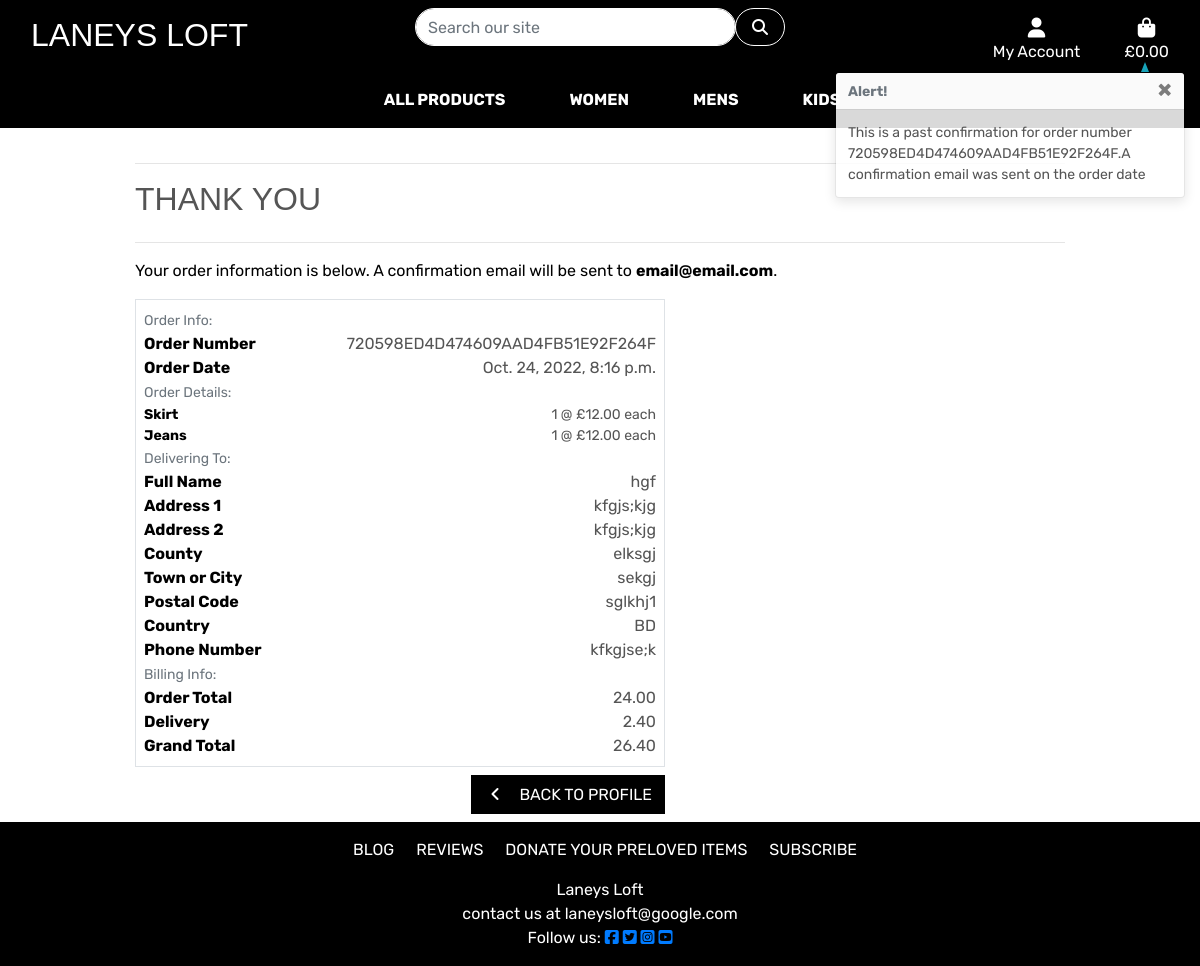
The app's page /profiles/order_history/720598ED4D474609AAD4FB51E92F264F with its own data.
### checkout/models.py (models this page shows, shortened)
class Order(models.Model):
    order_number = models.CharField(max_length=32, null=False, editable=False)
    user_profile = models.ForeignKey(UserProfile, on_delete=models.SET_NULL,
                                     null=True, blank=True,
                                     related_name='orders')
    full_name = models.CharField(max_length=50, null=False, blank=False)
    email = models.EmailField(max_length=254, null=False, blank=False)
    phone_number = models.CharField(max_length=20, null=False, blank=False)
    country = CountryField(blank_label='Country *', null=False, blank=False)
    postcode = models.CharField(max_length=20, null=True, blank=True)
    town_or_city = models.CharField(max_length=40, null=False, blank=False)
    street_address1 = models.CharField(max_length=80, null=False, blank=False)
    street_address2 = models.CharField(max_length=80, null=True, blank=True)
    county = models.CharField(max_length=80, null=True, blank=True)
    date = models.DateTimeField(auto_now_add=True)
    delivery_cost = models.DecimalField(
        max_digits=6, decimal_places=2, null=False, default=0)
    order_total = models.DecimalField(
        max_digits=10, decimal_places=2, null=False, default=0)
    grand_total = models.DecimalField(
        max_digits=10, decimal_places=2, null=False, default=0)

class OrderLineItem(models.Model):
    order = models.ForeignKey(
        Order,
        null=False,
        blank=False,
        on_delete=models.CASCADE,
        related_name='lineitems'
    )
    item = models.ForeignKey(
        Item, null=False, blank=False, on_delete=models.CASCADE)
    quantity = models.IntegerField(null=False, blank=False, default=1)
    lineitem_total = models.DecimalField(
        max_digits=6,
        decimal_places=2,
        null=False,
        blank=False,
        editable=False
    )

### items/models.py (models this page shows, shortened)
class Item(models.Model):
    category = models.ForeignKey(
        'Category', null=True, blank=True, on_delete=models.SET_NULL)
    sku = models.UUIDField(
        primary_key=True, default=uuid.uuid4, editable=False, max_length=2254)
    name = models.CharField(max_length=254)
    clothes_type = models.ForeignKey(
        'ClothesType', null=True, blank=True, on_delete=models.SET_NULL)
    men_women_children = models.CharField(
        max_length=200, choices=MEN_WOMEN_CHILDREN, default='na')
    size = models.ForeignKey(
        'Size', null=True, blank=True, on_delete=models.SET_NULL)
    kids_age = models.ForeignKey(
        'KidsAge', null=True, blank=True, on_delete=models.SET_NULL)
    colour = models.ForeignKey(
        'Colour', null=True, blank=True, on_delete=models.SET_NULL)
    brand_or_author = models.ForeignKey(
        'BrandOrAuthor', null=True, blank=True, on_delete=models.SET_NULL)
    description = models.TextField()
    price = models.DecimalField(max_digits=6, decimal_places=2)
    quality = models.CharField(max_length=254)
    image_url = models.URLField(max_length=1024, null=True, blank=True)
    image = models.ImageField(null=True, blank=True)
    quantity = models.IntegerField(null=True, blank=True)

### profiles/views.py (the view)
def order_history(request, order_number):
    order = get_object_or_404(Order, order_number=order_number)
    messages.info(request, (
        f'This is a past confirmation for order number {order_number}.'
        'A confirmation  email was sent on the order date'
    ))
    template = 'checkout/checkout_success.html'
    context = {
        'order': order,
        'from_profile': True,
    }
    return render(request, template, context)

### bag/contexts.py (called while the page is built, shortened)
def bag_contents(request):
    bag_items = []
    total = 0
    item_count = 0
    bag = request.session.get('bag', {})
    if total < settings.FREE_DELIVERY_THRESHOLD:
        delivery = total * Decimal(settings.STANDARD_DELIVERY_PERCENTAGE / 100)
        free_delivery_delta = settings.FREE_DELIVERY_THRESHOLD - total
    else:
        delivery = 0
        free_delivery_delta = 0
    grand_total = delivery + total
    context = {
        'bag_items': bag_items,
        'total': total,
        'item_count': item_count,
        'delivery': delivery,
        'free_delivery_delta': free_delivery_delta,
        'free_delivery_threshold': settings.FREE_DELIVERY_THRESHOLD,
        'grand_total': grand_total,
    }
    return context

### checkout/templates/checkout/checkout_success.html (shortened to what this page needs)
{% extends "base.html" %}
{% load static %}
{% block extra_css %}
    <link rel="stylesheet" href="{% static 'checkout/css/checkout.css' %}">
{% endblock %}
{% block page_header %}
    <div class="container header-container">
    </div>
{% endblock %}
{% block content %}
    <div class="overlay"></div>
    <div class="container">
        <div class="row">
            <div class="col">
                <hr>
                <h2 class="logo-font mb-4">Thank You</h2>
                <hr>
                <p class="text-black">Your order information is below. A confirmation email will be sent to <strong>{{ order.email }}</strong>.</p>
            </div>
        </div>
        <div class="row">
            <div class="col-12 col-lg-7">
                <div class="order-confirmation-wrapper p-2 border">
                    <div class="row">
                        <div class="col">
                            <small class="text-muted">Order Info:</small>
                        </div>
                    </div>
                    <div class="row">
                        <div class="col-12 col-md-4">
                            <p class="mb-0 text-black font-weight-bold">Order Number</p>
                        </div>
                        <div class="col-12 col-md-8 text-md-right">
                            <p class="mb-0">{{ order.order_number }}</p>
                        </div>
                    </div>
                    <div class="row">
                        <div class="col-12 col-md-4">
                            <p class="mb-0 text-black font-weight-bold">Order Date</p>
                        </div>
                        <div class="col-12 col-md-8 text-md-right">
                            <p class="mb-0">{{ order.date }}</p>
                        </div>
                    </div>
                    <div class="row">
                        <div class="col">
                            <small class="text-muted">Order Details:</small>
                        </div>
                    </div>
                    {% for item in order.lineitems.all %}
                    <div class="row">
                        <div class="col-12 col-md-4">
                            <p class="small mb-0 text-black font-weight-bold">
                                {{ item.item.name }}
                            </p>
                        </div>
                        <div class="col-12 col-md-8 text-md-right">
                            <p class="small mb-0">{{ item.quantity }} @ £{{ item.item.price }} each</p>
                        </div>
                    </div>
                    {% endfor %}
                    <div class="row">
                        <div class="col">
                            <small class="text-muted">Delivering To:</small>
                        </div>
                    </div>
                    <div class="row">
                        <div class="col-12 col-md-4">
                            <p class="mb-0 text-black font-weight-bold">Full Name</p>
                        </div>
                        <div class="col-12 col-md-8 text-md-right">
                            <p class="mb-0">{{ order.full_name }}</p>
                        </div>
                    </div>
                    <div class="row">
                        <div class="col-12 col-md-4">
                            <p class="mb-0 text-black font-weight-bold">Address 1</p>
                        </div>
                        <div class="col-12 col-md-8 text-md-right">
                            <p class="mb-0">{{ order.street_address1 }}</p>
                        </div>
                    </div>
                    {% if order.street_address2 %}
                    <div class="row">
                        <div class="col-12 col-md-4">
                            <p class="mb-0 text-black font-weight-bold">Address 2</p>
                        </div>
                        <div class="col-12 col-md-8 text-md-right">
                            <p class="mb-0">{{ order.street_address1 }}</p>
                        </div>
                    </div>
                    {% endif %}
                    {% if order.county %}
                    <div class="row">
                        <div class="col-12 col-md-4">
                            <p class="mb-0 text-black font-weight-bold">County</p>
                        </div>
                        <div class="col-12 col-md-8 text-md-right">
                            <p class="mb-0">{{ order.county }}</p>
                        </div>
                    </div>
                    {% endif %}
                    <div class="row">
                        <div class="col-12 col-md-4">
                            <p class="mb-0 text-black font-weight-bold">Town or City</p>
                        </div>
                        <div class="col-12 col-md-8 text-md-right">
                            <p class="mb-0">{{ order.town_or_city }}</p>
                        </div>
                    </div>
                    {% if order.postcode %}
                    <div class="row">
                        <div class="col-12 col-md-4">
                            <p class="mb-0 text-black font-weight-bold">Postal Code</p>
                        </div>
                        <div class="col-12 col-md-8 text-md-right">
                            <p class="mb-0">{{ order.postcode }}</p>
                        </div>
                    </div>
                    {% endif %}
                    <div class="row">
                        <div class="col-12 col-md-4">
                            <p class="mb-0 text-black font-weight-bold">Country</p>
                        </div>
                        <div class="col-12 col-md-8 text-md-right">
                            <p class="mb-0">{{ order.country }}</p>
                        </div>
                    </div>
                    <div class="row">
                        <div class="col-12 col-md-4">
                            <p class="mb-0 text-black font-weight-bold">Phone Number</p>
                        </div>
                        <div class="col-12 col-md-8 text-md-right">
                            <p class="mb-0">{{ order.phone_number }}</p>
                        </div>
                    </div>
                    <div class="row">
                        <div class="col">
                            <small class="text-muted">Billing Info:</small>
                        </div>
                    </div>
                    <div class="row">
                        <div class="col-12 col-md-4">
                            <p class="mb-0 text-black font-weight-bold">Order Total</p>
                        </div>
                        <div class="col-12 col-md-8 text-md-right">
                            <p class="mb-0">{{ order.order_total }}</p>
                        </div>
                    </div>
                    <div class="row">
                        <div class="col-12 col-md-4">
                            <p class="mb-0 text-black font-weight-bold">Delivery</p>
                        </div>
                        <div class="col-12 col-md-8 text-md-right">
                            <p class="mb-0">{{ order.delivery_cost }}</p>
                        </div>
                    </div>
                    <div class="row">
                        <div class="col-12 col-md-4">
                            <p class="mb-0 text-black font-weight-bold">Grand Total</p>
                        </div>
                        <div class="col-12 col-md-8 text-md-right">
                            <p class="mb-0">{{ order.grand_total }}</p>
                        </div>
                    </div>
                </div>
            </div>
        </div>
        <div class="row">
			<div class="col-12 col-lg-7 text-right">
                {% if from_profile  %}
                <a href="{% url 'profile' %}" class="btn btn-black rounded-0 my-2">
					<span class="icon mr-2">
						<i class="fas fa-angle-left"></i>
					</span>
					<span class="text-uppercase">Back to Profile</span>
				</a>
                {% endif %}
			</div>
		</div>
    </div>
{% endblock %}

### static/css/base.css (style rules this page uses)
html { height: 100%; }
body { background: url('/media/homepage_background_cropped.jpg') no-repeat center center fixed; background-size: cover; height: calc(100vh - 164px); color: #555; font-family: 'Rubik'; background-color: lightgrey; }
.header-container { padding-top: 145px; }
.icon { align-items: center; display: inline-flex; justify-content: center; height: 1.5rem; width: 1.5rem; }
.logo-font { text-transform: uppercase; font-family: 'Alfa Slab One', sans-serif; }
.btn-black { background: black; color: white; border-radius: 15px; margin-bottom: 15px; }
.text-black { color: #000 !important; }
.overlay { height: 100%; width: 100%; top: 0; left: 0; position: fixed; background: white; z-index: -1; }
@media (min-width: 1200px) { .container { max-width: 80%; } }
@media (min-width: 992px) { .header-container { padding-top: 164px; } }
@media (min-width: 408px) { .header-container { padding-top: 100px; } }
@media (min-width: 992px) { .header-container { padding-top: 147px; } }

### records on screen
Order: email "email@email.com", order_number "720598ED4D474609AAD4FB51E92F264F", date "Oct. 24, 2022, 8:16 p.m.", full_name "hgf", street_address1 "kfgjs;kjg", county "elksgj", town_or_city "sekgj", postcode "sglkhj1", country "BD", phone_number "kfkgjse;k", order_total "24.00", delivery_cost "2.40", grand_total "26.40"
OrderLineItem: item.name "Skirt", quantity "1", item.price "12.00"
OrderLineItem: item.name "Jeans", quantity "1", item.price "12.00"

### other values on screen
{{ message }} "This is a past confirmation for order number 720598ED4D474609AAD4FB51E92F264F.A confirmation email was sent on the order date"
